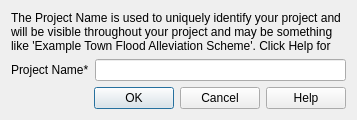
<?xml version="1.0" encoding="UTF-8"?>
<ui version="4.0">
 <class>Dialog</class>
 <widget class="QDialog" name="Dialog">
  <property name="windowModality">
   <enum>Qt::ApplicationModal</enum>
  </property>
  <property name="geometry">
   <rect>
    <x>0</x>
    <y>0</y>
    <width>357</width>
    <height>120</height>
   </rect>
  </property>
  <property name="windowTitle">
   <string>New Project</string>
  </property>
  <property name="windowIcon">
   <iconset resource="resources.qrc">
    <normaloff>:/plugins/illuvis/illuvis_u_32w.png</normaloff>:/plugins/illuvis/illuvis_u_32w.png</iconset>
  </property>
  <property name="modal">
   <bool>true</bool>
  </property>
  <layout class="QGridLayout" name="gridLayout">
   <item row="1" column="0" colspan="2">
    <widget class="QLabel" name="label_2">
     <property name="text">
      <string>The Project Name is used to uniquely identify your project and will be visible throughout your project and may be something like 'Example Town Flood Alleviation Scheme'. Click Help for more details.</string>
     </property>
     <property name="wordWrap">
      <bool>true</bool>
     </property>
    </widget>
   </item>
   <item row="3" column="0" colspan="2">
    <widget class="QDialogButtonBox" name="buttonBox">
     <property name="orientation">
      <enum>Qt::Horizontal</enum>
     </property>
     <property name="standardButtons">
      <set>QDialogButtonBox::Cancel|QDialogButtonBox::Help|QDialogButtonBox::Ok</set>
     </property>
    </widget>
   </item>
   <item row="2" column="0">
    <widget class="QLabel" name="label">
     <property name="text">
      <string>Project Name*</string>
     </property>
    </widget>
   </item>
   <item row="2" column="1">
    <widget class="QLineEdit" name="projectNameLineEdit"/>
   </item>
   <item row="0" column="0">
    <spacer name="verticalSpacer">
     <property name="orientation">
      <enum>Qt::Vertical</enum>
     </property>
     <property name="sizeHint" stdset="0">
      <size>
       <width>20</width>
       <height>40</height>
      </size>
     </property>
    </spacer>
   </item>
  </layout>
 </widget>
 <tabstops>
  <tabstop>projectNameLineEdit</tabstop>
  <tabstop>buttonBox</tabstop>
 </tabstops>
 <resources>
  <include location="resources.qrc"/>
 </resources>
 <connections>
  <connection>
   <sender>buttonBox</sender>
   <signal>rejected()</signal>
   <receiver>Dialog</receiver>
   <slot>reject()</slot>
   <hints>
    <hint type="sourcelabel">
     <x>295</x>
     <y>110</y>
    </hint>
    <hint type="destinationlabel">
     <x>286</x>
     <y>119</y>
    </hint>
   </hints>
  </connection>
  <connection>
   <sender>buttonBox</sender>
   <signal>helpRequested()</signal>
   <receiver>Dialog</receiver>
   <slot>helpPressed()</slot>
   <hints>
    <hint type="sourcelabel">
     <x>347</x>
     <y>102</y>
    </hint>
    <hint type="destinationlabel">
     <x>328</x>
     <y>66</y>
    </hint>
   </hints>
  </connection>
  <connection>
   <sender>buttonBox</sender>
   <signal>accepted()</signal>
   <receiver>Dialog</receiver>
   <slot>create()</slot>
   <hints>
    <hint type="sourcelabel">
     <x>174</x>
     <y>98</y>
    </hint>
    <hint type="destinationlabel">
     <x>131</x>
     <y>51</y>
    </hint>
   </hints>
  </connection>
 </connections>
 <slots>
  <slot>helpPressed()</slot>
  <slot>create()</slot>
 </slots>
</ui>
